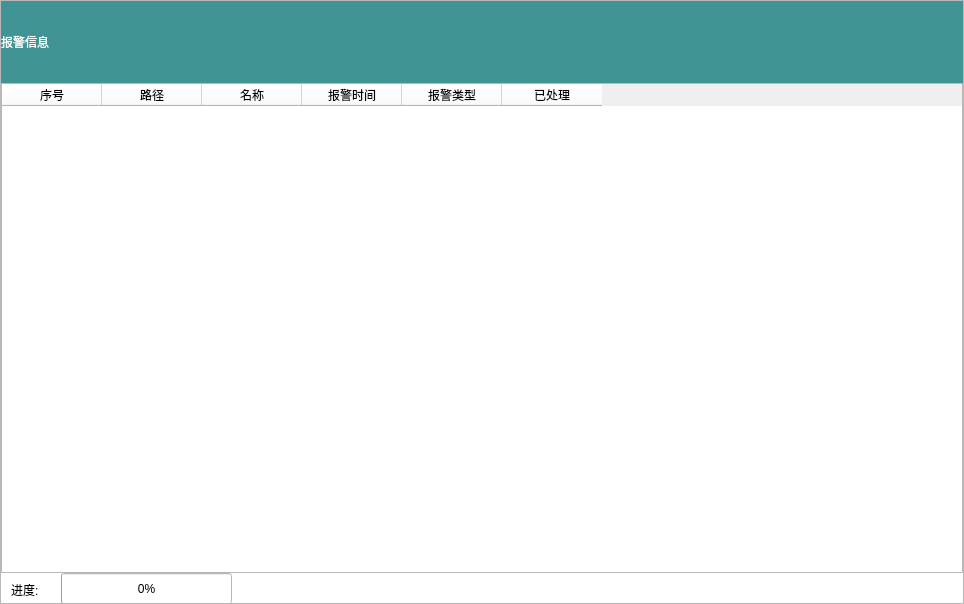
<?xml version="1.0" encoding="UTF-8"?>
<ui version="4.0">
 <class>TableWidget</class>
 <widget class="QWidget" name="TableWidget">
  <property name="geometry">
   <rect>
    <x>0</x>
    <y>0</y>
    <width>964</width>
    <height>604</height>
   </rect>
  </property>
  <property name="windowTitle">
   <string>Form</string>
  </property>
  <layout class="QGridLayout" name="gridLayout">
   <property name="leftMargin">
    <number>0</number>
   </property>
   <property name="topMargin">
    <number>0</number>
   </property>
   <property name="rightMargin">
    <number>0</number>
   </property>
   <property name="bottomMargin">
    <number>0</number>
   </property>
   <item row="0" column="0">
    <widget class="QFrame" name="frame_3">
     <property name="frameShape">
      <enum>QFrame::StyledPanel</enum>
     </property>
     <property name="frameShadow">
      <enum>QFrame::Raised</enum>
     </property>
     <layout class="QGridLayout" name="gridLayout_2">
      <property name="leftMargin">
       <number>0</number>
      </property>
      <property name="topMargin">
       <number>0</number>
      </property>
      <property name="rightMargin">
       <number>0</number>
      </property>
      <property name="bottomMargin">
       <number>0</number>
      </property>
      <item row="0" column="0">
       <layout class="QVBoxLayout" name="verticalLayout" stretch="1,6,1">
        <property name="spacing">
         <number>0</number>
        </property>
        <item>
         <widget class="QLabel" name="label">
          <property name="styleSheet">
           <string notr="true">background-color: rgb(64, 148, 148);
color: rgb(255, 255, 255);</string>
          </property>
          <property name="text">
           <string>报警信息</string>
          </property>
         </widget>
        </item>
        <item>
         <widget class="TableSubWidget" name="tableWidget">
          <property name="styleSheet">
           <string notr="true">QTableWidget{font: 15pt &quot;.SF NS Text&quot;;color :rgb(100,100,100); }
QTableWidget::Item:hover{background:skyblue; }
QTableWidget::item:selected{background:lightgreen; color:rgb(255, 255, 255); }

QHeaderView::section{
font: 20pt &quot;.SF NS Text&quot;;
background:white;
} 
</string>
          </property>
          <attribute name="verticalHeaderVisible">
           <bool>false</bool>
          </attribute>
          <column>
           <property name="text">
            <string>序号</string>
           </property>
          </column>
          <column>
           <property name="text">
            <string>路径</string>
           </property>
          </column>
          <column>
           <property name="text">
            <string>名称</string>
           </property>
          </column>
          <column>
           <property name="text">
            <string>报警时间</string>
           </property>
          </column>
          <column>
           <property name="text">
            <string>报警类型</string>
           </property>
          </column>
          <column>
           <property name="text">
            <string>已处理</string>
           </property>
          </column>
         </widget>
        </item>
        <item>
         <widget class="QWidget" name="widget" native="true">
          <property name="maximumSize">
           <size>
            <width>16777215</width>
            <height>30</height>
           </size>
          </property>
          <property name="autoFillBackground">
           <bool>false</bool>
          </property>
          <property name="styleSheet">
           <string notr="true">background-color: rgb(255, 255, 255)
</string>
          </property>
          <widget class="QLabel" name="statuslabel">
           <property name="geometry">
            <rect>
             <x>250</x>
             <y>0</y>
             <width>621</width>
             <height>31</height>
            </rect>
           </property>
           <property name="text">
            <string/>
           </property>
          </widget>
          <widget class="QProgressBar" name="progressBar">
           <property name="geometry">
            <rect>
             <x>60</x>
             <y>0</y>
             <width>171</width>
             <height>31</height>
            </rect>
           </property>
           <property name="value">
            <number>0</number>
           </property>
          </widget>
          <widget class="QLabel" name="label_2">
           <property name="geometry">
            <rect>
             <x>10</x>
             <y>6</y>
             <width>41</width>
             <height>21</height>
            </rect>
           </property>
           <property name="text">
            <string>进度:</string>
           </property>
          </widget>
         </widget>
        </item>
       </layout>
      </item>
     </layout>
    </widget>
   </item>
  </layout>
 </widget>
 <customwidgets>
  <customwidget>
   <class>TableSubWidget</class>
   <extends>QTableWidget</extends>
   <header>tablesubwidget.h</header>
  </customwidget>
 </customwidgets>
 <resources/>
 <connections/>
</ui>
